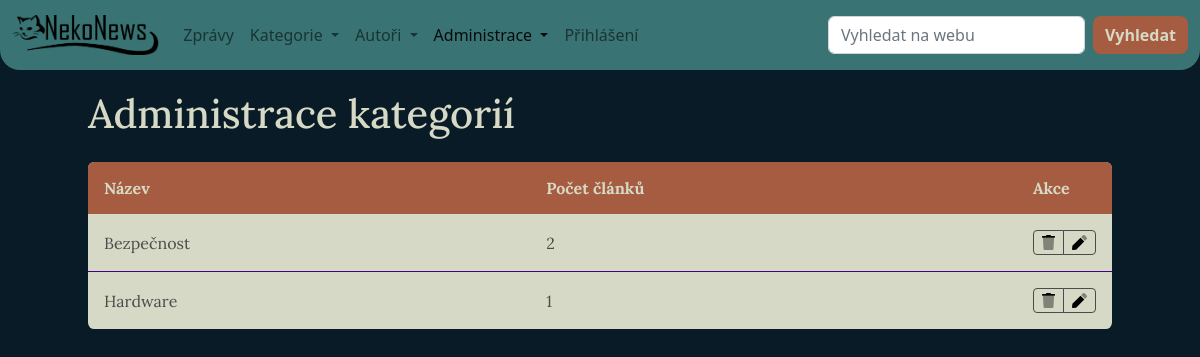
The app's page /admin/categories.php with its own data.
### tables this page shows
CREATE TABLE `category` (
  `id` int(11) NOT NULL,
  `name` varchar(50) NOT NULL
);

### model/BaseRepository.php (called while the page is built, shortened)
<?php
abstract class BaseRepository
{
    public function __construct(Database $db)
    {
        $this->dbConn = $db;
    }
}

### model/CategoryRepository.php (called while the page is built, shortened)
<?php
class CategoryRepository extends BaseRepository
{
    public function getCategoryTableData()
    {
        $query = '
            SELECT
                ca.name AS name,
                ca.id AS id,
                COUNT(ac.article_id) AS article_count
            FROM category ca
                LEFT JOIN article_category ac ON ac.category_id = ca.id
            GROUP BY name, id
            ORDER BY name ASC
        ';
        return $this->dbConn->selectAll($query);
    }
}

### model/Database.php (called while the page is built, shortened)
<?php
class Database
{
    private $conn;
    public function __construct()
    {
        $this->conn = new PDO('mysql:host=' . self::HOST . ';dbname=' . self::DBNAME ,
            self::USER,
            self::PASS, [
                PDO::ATTR_ERRMODE => PDO::ERRMODE_EXCEPTION
            ]);
        $this->conn->query('SET NAMES utf8');
    }
    public function selectAll($sql, $params = [])
    {
        $stmt = $this->execute($sql, $params);
        return $stmt->fetchAll();
    }
    protected function execute($sql, $params)
    {
        $stmt = $this->conn->prepare($sql);
        $stmt->execute($params);
        return $stmt;
    }
}

### admin/categories.php (the view, shortened to what this page needs)
<?php
require_once '../tools/Tools.php';
$db = new Database();
$categoryRepo = new CategoryRepository($db);
$tableData = $categoryRepo->getCategoryTableData()
?>
<html lang="cs">
<head>
    <link rel="stylesheet" href="../source/styles/rwd-table.css">
    <link rel="stylesheet" href="../source/styles/style.css">
</head>
<body>
<?php
require_once '../source/pages/navbar.php';
?>
<main>
    <section class="page-header white-font">
        <h1>Administrace kategorií</h1>
    </section>
    <div class="table-container">
        <table class="rwd-table">
            <tr>
                <th>Název</th>
                <th>Počet článků</th>
                <th>Akce</th>
            </tr>
            <?php foreach ($tableData as $row) { ?>
                <tr>
                    <td data-th="Název"><?= $row['name'] ?></td>
                    <td data-th="Počet článků"><?= $row['article_count'] ?></td>
                    <td data-th="Akce" class="action-column">
                        <div class="btn-group btn-group-sm table-edit-buttons" role="group"
                             aria-label="Small button group">
                            <a href="delete.php?from=categories&id=<?= $row['id'] ?>"
                               type="button" class="btn btn-outline-dark btn-delete"
                                <?php if ($row['article_count'] > 0) { ?>
                                    data-bs-toggle="modal" data-bs-target="#exampleModal"
                                <?php } ?>
                            >
                                <img src="../source/icons/trash.svg" alt="smazat" class="table-icon">
                            </a>
                            <a href="" type="button" class="btn btn-outline-dark btn-edit ">
                                <img src="../source/icons/pen.svg" alt="upravit" class="table-icon">
                            </a>
                        </div>
                    </td>
                </tr>
            <?php } ?>
        </table>
    </div>
</main>
</body>
</html>

### source/styles/rwd-table.css (style rules this page uses)
.table-container { display: flex; justify-content: center; }
.rwd-table { margin: 1em 0; min-width: 300px; width: 100%; }
.rwd-table tr { border-bottom: 1px solid #ddd; }
.rwd-table tr:first-child { border: none; }
.rwd-table tr:last-child { border-bottom: none; }
.rwd-table th { display: none; }
.rwd-table td { display: block; }
.rwd-table td:first-child { padding-top: .5em; }
.rwd-table td:last-child { padding-bottom: .5em; }
.rwd-table td:before { content: attr(data-th) ": "; font-weight: bold; width: 6.5em; display: inline-block; }
@media (min-width: 700px) { .rwd-table td:before { display: none; } }
.rwd-table th, .rwd-table td { text-align: left; }
@media (min-width: 700px) { .rwd-table th, .rwd-table td { display: table-cell; padding: .25em .5em; } }
@media (min-width: 700px) { .rwd-table th:first-child, .rwd-table td:first-child { padding-left: 0; } }
@media (min-width: 700px) { .rwd-table th:last-child, .rwd-table td:last-child { padding-right: 0; } }
.rwd-table { background: var(--secondary-font); color: var(--primary-font); border-radius: .4em; overflow: hidden; }
.rwd-table tr { border-color: #47007f; }
.rwd-table th, .rwd-table td { margin: .5em 1em; }
@media (min-width: 700px) { .rwd-table th, .rwd-table td { padding: 1em !important; } }
.rwd-table th, .rwd-table td:before { color: var(--primary-additional); }
.rwd-table th { background-color: var(--primary-additional); color: var(--secondary-font); }

### source/styles/style.css (style rules this page uses)
* { --primary-background: #081B26; --secondary-background: #397373; --primary-font: #4B4B4B; --secondary-font: #D6D9C5; --primary-additional: #A65C41; --secondary-aditional: #8C2C23; }
body { background-color: var(--primary-background); color: var(--primary-font); }
main { font-family: Lora, serif; }
.white-font { color: var(--secondary-font); }
body { margin: 0; }
main { margin: 25px; }
.table-icon { height: 15px; }
.action-column { width: 50px; }
.btn-outline-dark { border-color: var(--primary-font); }
td a { color: var(--primary-additional); text-decoration: none; }
@media screen and (min-width: 1024px) { main { max-width: 1024px; margin: 20px auto; } }

### records on screen
category: name "Bezpečnost", article_count "2"
category: name "Hardware", article_count "1"
